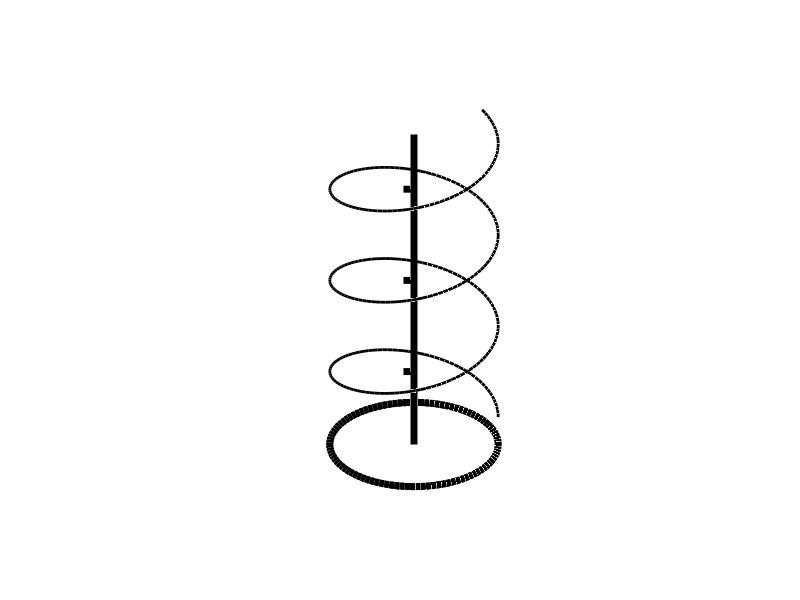

Reproduce this figure in MATLAB. (Note: this script raises an error after producing the figure.)

nPoints_per_turn = 100;
nTurns = 3.1;
radius = 0.8;
azimuth = 0;
elevation = 30;
circle_altitude = -0.3;
tick_length = 0.1;

nPoints = round(nPoints_per_turn * nTurns);
angle = linspace(0,2*pi*nTurns,nPoints);
spiral_x = radius * cos(angle);
spiral_y = radius * sin(angle);
spiral_z = linspace(0,nTurns,nPoints);

axis_x = [0,0];
axis_y = [0,0];
axis_z = [circle_altitude,nTurns];

circle_x = spiral_x;
circle_y = spiral_y;
circle_z = circle_altitude * ones(1,nPoints);

tick_x = [0 -tick_length*cos(azimuth)];
tick_y = [0 tick_length*sin(azimuth)];
clf;
line(spiral_x,spiral_y,spiral_z,'Color','k','LineWidth',2);
line(axis_x,axis_y,axis_z,'Color','k','LineWidth',5);
line(circle_x,circle_y,circle_z,'Color','k','LineWidth',5);
for turn = 1:nTurns
    tick_z = [turn,turn] - 0.5;
    line(tick_x,tick_y,tick_z,'Color','k','LineWidth',5)
end
axis off;
axis equal;
view([azimuth,elevation]);
%%
export_fig raw_spiral.png -transparent